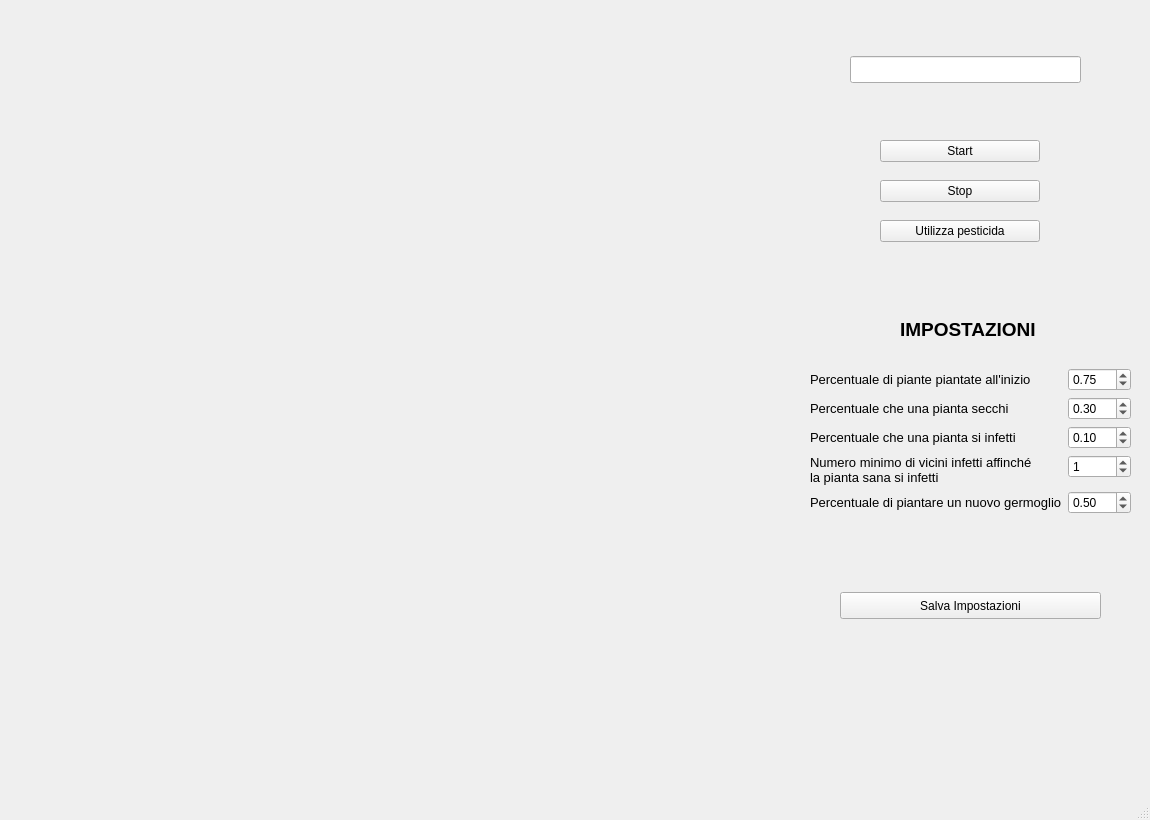
<?xml version="1.0" encoding="UTF-8"?>
<ui version="4.0">
 <class>MainWindow</class>
 <widget class="QMainWindow" name="MainWindow">
  <property name="geometry">
   <rect>
    <x>0</x>
    <y>0</y>
    <width>1150</width>
    <height>820</height>
   </rect>
  </property>
  <property name="windowTitle">
   <string>Terreno</string>
  </property>
  <widget class="QWidget" name="centralwidget">
   <widget class="QStackedWidget" name="stackedWidget">
    <property name="geometry">
     <rect>
      <x>780</x>
      <y>16</y>
      <width>361</width>
      <height>753</height>
     </rect>
    </property>
    <property name="currentIndex">
     <number>0</number>
    </property>
    <widget class="QWidget" name="Gioco">
     <widget class="QWidget" name="formLayoutWidget_2">
      <property name="geometry">
       <rect>
        <x>30</x>
        <y>352</y>
        <width>321</width>
        <height>185</height>
       </rect>
      </property>
      <layout class="QFormLayout" name="formLayout_2">
       <property name="topMargin">
        <number>0</number>
       </property>
       <item row="0" column="0">
        <widget class="QLabel" name="label_7">
         <property name="font">
          <font>
           <pointsize>10</pointsize>
          </font>
         </property>
         <property name="text">
          <string>Percentuale di piante piantate all'inizio </string>
         </property>
        </widget>
       </item>
       <item row="0" column="1">
        <widget class="QDoubleSpinBox" name="pianteInizio">
         <property name="decimals">
          <number>2</number>
         </property>
         <property name="maximum">
          <double>1.000000000000000</double>
         </property>
         <property name="singleStep">
          <double>0.010000000000000</double>
         </property>
         <property name="value">
          <double>0.750000000000000</double>
         </property>
        </widget>
       </item>
       <item row="1" column="1">
        <widget class="QDoubleSpinBox" name="pianteSecche">
         <property name="maximum">
          <double>1.000000000000000</double>
         </property>
         <property name="singleStep">
          <double>0.010000000000000</double>
         </property>
         <property name="value">
          <double>0.300000000000000</double>
         </property>
        </widget>
       </item>
       <item row="2" column="0">
        <widget class="QLabel" name="label_8">
         <property name="font">
          <font>
           <pointsize>10</pointsize>
          </font>
         </property>
         <property name="text">
          <string>Percentuale che una pianta si infetti </string>
         </property>
        </widget>
       </item>
       <item row="2" column="1">
        <widget class="QDoubleSpinBox" name="piantaInfetta">
         <property name="maximum">
          <double>1.000000000000000</double>
         </property>
         <property name="singleStep">
          <double>0.010000000000000</double>
         </property>
         <property name="value">
          <double>0.100000000000000</double>
         </property>
        </widget>
       </item>
       <item row="3" column="0">
        <widget class="QLabel" name="label_9">
         <property name="font">
          <font>
           <pointsize>10</pointsize>
          </font>
         </property>
         <property name="text">
          <string>Numero minimo di vicini infetti affinché
la pianta sana si infetti</string>
         </property>
        </widget>
       </item>
       <item row="3" column="1">
        <widget class="QSpinBox" name="viciniInfetti">
         <property name="maximum">
          <number>8</number>
         </property>
         <property name="value">
          <number>1</number>
         </property>
        </widget>
       </item>
       <item row="4" column="0">
        <widget class="QLabel" name="label_10">
         <property name="font">
          <font>
           <pointsize>10</pointsize>
          </font>
         </property>
         <property name="text">
          <string>Percentuale di piantare un nuovo germoglio</string>
         </property>
        </widget>
       </item>
       <item row="4" column="1">
        <widget class="QDoubleSpinBox" name="nuovaPianta">
         <property name="minimum">
          <double>0.000000000000000</double>
         </property>
         <property name="maximum">
          <double>1.000000000000000</double>
         </property>
         <property name="singleStep">
          <double>0.010000000000000</double>
         </property>
         <property name="value">
          <double>0.500000000000000</double>
         </property>
        </widget>
       </item>
       <item row="1" column="0">
        <widget class="QLabel" name="label_11">
         <property name="font">
          <font>
           <pointsize>10</pointsize>
          </font>
         </property>
         <property name="text">
          <string>Percentuale che una pianta secchi</string>
         </property>
        </widget>
       </item>
      </layout>
     </widget>
     <widget class="QLabel" name="label_6">
      <property name="geometry">
       <rect>
        <x>120</x>
        <y>304</y>
        <width>141</width>
        <height>19</height>
       </rect>
      </property>
      <property name="font">
       <font>
        <pointsize>14</pointsize>
        <weight>75</weight>
        <bold>true</bold>
       </font>
      </property>
      <property name="text">
       <string>IMPOSTAZIONI</string>
      </property>
     </widget>
     <widget class="QPushButton" name="salvaImpostazioni">
      <property name="geometry">
       <rect>
        <x>60</x>
        <y>576</y>
        <width>261</width>
        <height>27</height>
       </rect>
      </property>
      <property name="text">
       <string>Salva Impostazioni</string>
      </property>
     </widget>
     <widget class="QWidget" name="verticalLayoutWidget">
      <property name="geometry">
       <rect>
        <x>100</x>
        <y>112</y>
        <width>160</width>
        <height>129</height>
       </rect>
      </property>
      <layout class="QVBoxLayout" name="verticalLayout">
       <item>
        <widget class="QPushButton" name="Start">
         <property name="text">
          <string>Start</string>
         </property>
        </widget>
       </item>
       <item>
        <widget class="QPushButton" name="Stop">
         <property name="text">
          <string>Stop</string>
         </property>
        </widget>
       </item>
       <item>
        <widget class="QPushButton" name="Guarisci">
         <property name="text">
          <string>Utilizza pesticida</string>
         </property>
        </widget>
       </item>
      </layout>
     </widget>
     <widget class="QLineEdit" name="biologico">
      <property name="geometry">
       <rect>
        <x>70</x>
        <y>40</y>
        <width>231</width>
        <height>27</height>
       </rect>
      </property>
      <property name="text">
       <string/>
      </property>
      <property name="alignment">
       <set>Qt::AlignCenter</set>
      </property>
      <property name="readOnly">
       <bool>true</bool>
      </property>
     </widget>
    </widget>
    <widget class="QWidget" name="Impostazioni">
     <property name="maximumSize">
      <size>
       <width>791</width>
       <height>16777215</height>
      </size>
     </property>
     <property name="styleSheet">
      <string notr="true"/>
     </property>
    </widget>
   </widget>
  </widget>
  <widget class="QMenuBar" name="menubar">
   <property name="geometry">
    <rect>
     <x>0</x>
     <y>0</y>
     <width>1150</width>
     <height>24</height>
    </rect>
   </property>
  </widget>
  <widget class="QStatusBar" name="statusbar"/>
 </widget>
 <resources/>
 <connections/>
</ui>
